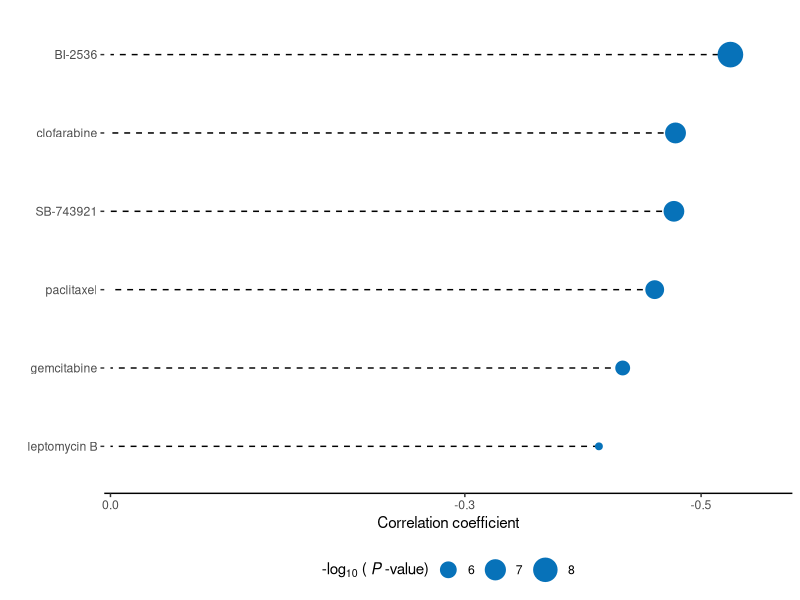

This figure's R source:
setwd('C:\\Users\\think\\Desktop\\data')

rt <- read.table("data.txt",header = T,row.names = NULL,sep = "\t")
rownames(rt) <- rt$drug

library(ggplot2)

darkblue <- "#0772B9"
lightblue <- "#48C8EF"

pdf("dot-line.pdf")
ggplot(data = rt,aes(r,forcats::fct_reorder(drug,r,.desc = T))) +
  geom_segment(aes(xend=0,yend=drug),linetype = 2) +
  geom_point(aes(size=p),col = darkblue) +
  scale_size_continuous(range =c(2,8)) +
  scale_x_reverse(breaks = c(0, -0.3, -0.5),
                  expand = expansion(mult = c(0.01,.1))) + #左右留空
  theme_classic() +
  labs(x = "Correlation coefficient", y = "", size = bquote("-log"[10]~"("~italic(P)~"-value)")) + 
  theme(legend.position = "bottom", 
        axis.line.y = element_blank())
dev.off()
